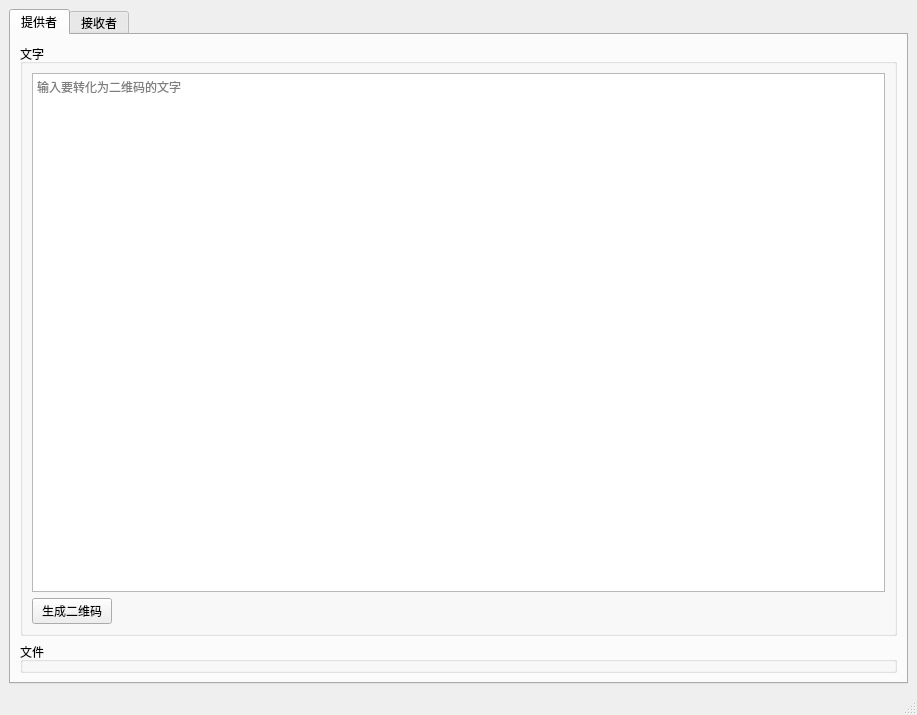
<?xml version="1.0" encoding="UTF-8"?>
<ui version="4.0">
 <class>MainWindow</class>
 <widget class="QMainWindow" name="MainWindow">
  <property name="geometry">
   <rect>
    <x>0</x>
    <y>0</y>
    <width>917</width>
    <height>715</height>
   </rect>
  </property>
  <property name="windowTitle">
   <string>MainWindow</string>
  </property>
  <widget class="QWidget" name="centralwidget">
   <layout class="QGridLayout" name="gridLayout">
    <item row="0" column="0">
     <layout class="QVBoxLayout" name="verticalLayout">
      <item>
       <widget class="QTabWidget" name="tabWidget">
        <property name="currentIndex">
         <number>0</number>
        </property>
        <widget class="QWidget" name="tab">
         <attribute name="title">
          <string>提供者</string>
         </attribute>
         <layout class="QGridLayout" name="gridLayout_2">
          <item row="0" column="0">
           <layout class="QVBoxLayout" name="verticalLayout_2">
            <item>
             <widget class="QGroupBox" name="groupBox">
              <property name="title">
               <string>文字</string>
              </property>
              <layout class="QGridLayout" name="gridLayout_3">
               <item row="0" column="0">
                <layout class="QVBoxLayout" name="verticalLayout_3">
                 <item>
                  <widget class="QPlainTextEdit" name="plainTextEdit">
                   <property name="placeholderText">
                    <string>输入要转化为二维码的文字</string>
                   </property>
                  </widget>
                 </item>
                 <item>
                  <layout class="QHBoxLayout" name="horizontalLayout">
                   <item>
                    <widget class="QPushButton" name="pushButton">
                     <property name="text">
                      <string>生成二维码</string>
                     </property>
                    </widget>
                   </item>
                   <item>
                    <spacer name="horizontalSpacer">
                     <property name="orientation">
                      <enum>Qt::Horizontal</enum>
                     </property>
                     <property name="sizeHint" stdset="0">
                      <size>
                       <width>40</width>
                       <height>20</height>
                      </size>
                     </property>
                    </spacer>
                   </item>
                  </layout>
                 </item>
                </layout>
               </item>
              </layout>
             </widget>
            </item>
            <item>
             <widget class="QGroupBox" name="groupBox_2">
              <property name="title">
               <string>文件</string>
              </property>
             </widget>
            </item>
           </layout>
          </item>
         </layout>
        </widget>
        <widget class="QWidget" name="tab_2">
         <attribute name="title">
          <string>接收者</string>
         </attribute>
        </widget>
       </widget>
      </item>
     </layout>
    </item>
   </layout>
  </widget>
  <widget class="QMenuBar" name="menubar">
   <property name="geometry">
    <rect>
     <x>0</x>
     <y>0</y>
     <width>917</width>
     <height>35</height>
    </rect>
   </property>
  </widget>
  <widget class="QStatusBar" name="statusbar"/>
 </widget>
 <resources/>
 <connections/>
</ui>
